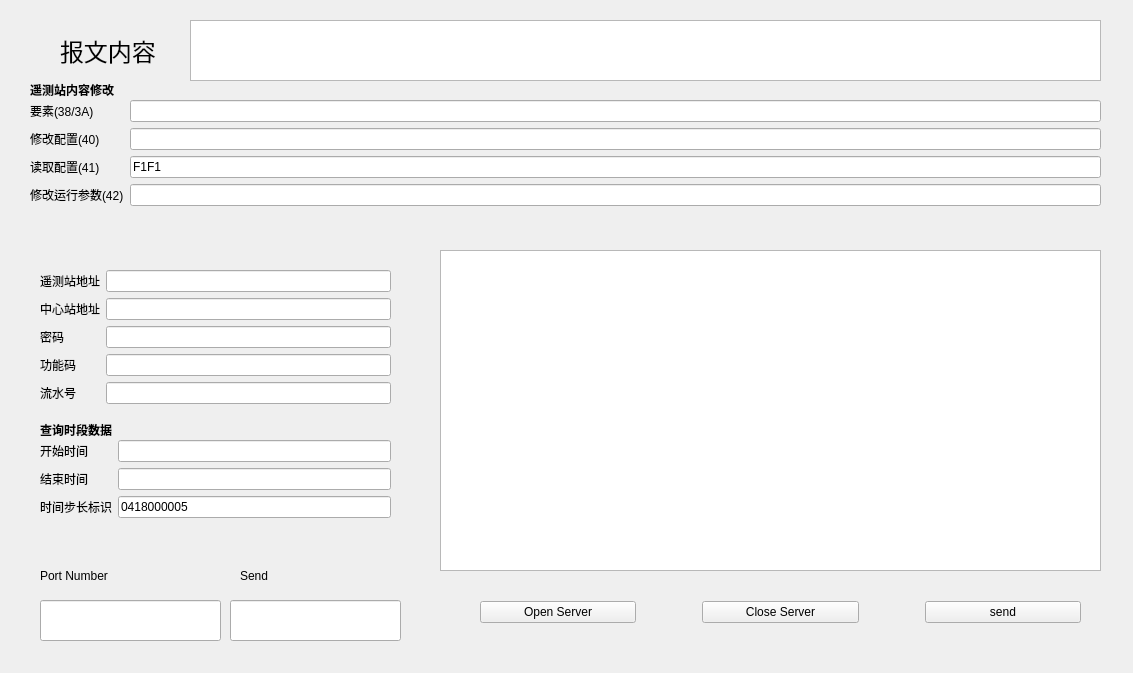
<?xml version="1.0" encoding="UTF-8"?>
<ui version="4.0">
 <class>Widget</class>
 <widget class="QWidget" name="Widget">
  <property name="geometry">
   <rect>
    <x>0</x>
    <y>0</y>
    <width>1133</width>
    <height>673</height>
   </rect>
  </property>
  <property name="windowTitle">
   <string>Widget</string>
  </property>
  <widget class="QPlainTextEdit" name="ReceivePTE">
   <property name="geometry">
    <rect>
     <x>440</x>
     <y>250</y>
     <width>661</width>
     <height>321</height>
    </rect>
   </property>
  </widget>
  <widget class="QLineEdit" name="PortLE">
   <property name="geometry">
    <rect>
     <x>40</x>
     <y>600</y>
     <width>181</width>
     <height>41</height>
    </rect>
   </property>
  </widget>
  <widget class="QLineEdit" name="SendLE">
   <property name="geometry">
    <rect>
     <x>230</x>
     <y>600</y>
     <width>171</width>
     <height>41</height>
    </rect>
   </property>
  </widget>
  <widget class="QLabel" name="label_2">
   <property name="geometry">
    <rect>
     <x>40</x>
     <y>560</y>
     <width>141</width>
     <height>31</height>
    </rect>
   </property>
   <property name="text">
    <string>Port Number</string>
   </property>
  </widget>
  <widget class="QLabel" name="label_3">
   <property name="geometry">
    <rect>
     <x>240</x>
     <y>570</y>
     <width>54</width>
     <height>12</height>
    </rect>
   </property>
   <property name="text">
    <string>Send</string>
   </property>
  </widget>
  <widget class="QWidget" name="layoutWidget">
   <property name="geometry">
    <rect>
     <x>480</x>
     <y>600</y>
     <width>601</width>
     <height>25</height>
    </rect>
   </property>
   <layout class="QHBoxLayout" name="horizontalLayout">
    <item>
     <widget class="QPushButton" name="OpenServerPB">
      <property name="text">
       <string>Open Server</string>
      </property>
     </widget>
    </item>
    <item>
     <spacer name="horizontalSpacer">
      <property name="orientation">
       <enum>Qt::Horizontal</enum>
      </property>
      <property name="sizeType">
       <enum>QSizePolicy::Fixed</enum>
      </property>
      <property name="sizeHint" stdset="0">
       <size>
        <width>60</width>
        <height>20</height>
       </size>
      </property>
     </spacer>
    </item>
    <item>
     <widget class="QPushButton" name="CloseServerPB">
      <property name="text">
       <string>Close Server</string>
      </property>
     </widget>
    </item>
    <item>
     <spacer name="horizontalSpacer_2">
      <property name="orientation">
       <enum>Qt::Horizontal</enum>
      </property>
      <property name="sizeType">
       <enum>QSizePolicy::Fixed</enum>
      </property>
      <property name="sizeHint" stdset="0">
       <size>
        <width>60</width>
        <height>20</height>
       </size>
      </property>
     </spacer>
    </item>
    <item>
     <widget class="QPushButton" name="SendPB">
      <property name="text">
       <string>send</string>
      </property>
     </widget>
    </item>
   </layout>
  </widget>
  <widget class="QWidget" name="formLayoutWidget">
   <property name="geometry">
    <rect>
     <x>40</x>
     <y>270</y>
     <width>351</width>
     <height>141</height>
    </rect>
   </property>
   <layout class="QFormLayout" name="formLayout">
    <item row="0" column="0">
     <widget class="QLabel" name="label_4">
      <property name="text">
       <string>遥测站地址</string>
      </property>
     </widget>
    </item>
    <item row="0" column="1">
     <widget class="QLineEdit" name="siteID_LE"/>
    </item>
    <item row="1" column="0">
     <widget class="QLabel" name="label_5">
      <property name="text">
       <string>中心站地址</string>
      </property>
     </widget>
    </item>
    <item row="1" column="1">
     <widget class="QLineEdit" name="centerID"/>
    </item>
    <item row="2" column="0">
     <widget class="QLabel" name="label_6">
      <property name="text">
       <string>密码</string>
      </property>
     </widget>
    </item>
    <item row="2" column="1">
     <widget class="QLineEdit" name="password_LE"/>
    </item>
    <item row="3" column="0">
     <widget class="QLabel" name="label_7">
      <property name="text">
       <string>功能码</string>
      </property>
     </widget>
    </item>
    <item row="3" column="1">
     <widget class="QLineEdit" name="FunctionCode"/>
    </item>
    <item row="4" column="0">
     <widget class="QLabel" name="label_9">
      <property name="text">
       <string>流水号</string>
      </property>
     </widget>
    </item>
    <item row="4" column="1">
     <widget class="QLineEdit" name="serialNUM"/>
    </item>
   </layout>
  </widget>
  <widget class="QPlainTextEdit" name="MessageDisplay">
   <property name="geometry">
    <rect>
     <x>190</x>
     <y>20</y>
     <width>911</width>
     <height>61</height>
    </rect>
   </property>
  </widget>
  <widget class="QLabel" name="label_11">
   <property name="geometry">
    <rect>
     <x>60</x>
     <y>30</y>
     <width>121</width>
     <height>41</height>
    </rect>
   </property>
   <property name="font">
    <font>
     <pointsize>18</pointsize>
    </font>
   </property>
   <property name="text">
    <string>报文内容</string>
   </property>
  </widget>
  <widget class="QWidget" name="formLayoutWidget_2">
   <property name="geometry">
    <rect>
     <x>40</x>
     <y>440</y>
     <width>351</width>
     <height>111</height>
    </rect>
   </property>
   <layout class="QFormLayout" name="formLayout_2">
    <item row="0" column="0">
     <widget class="QLabel" name="label_10">
      <property name="text">
       <string>开始时间</string>
      </property>
     </widget>
    </item>
    <item row="0" column="1">
     <widget class="QLineEdit" name="TimeBegin"/>
    </item>
    <item row="1" column="0">
     <widget class="QLabel" name="label_12">
      <property name="text">
       <string>结束时间</string>
      </property>
     </widget>
    </item>
    <item row="1" column="1">
     <widget class="QLineEdit" name="TimeEnd"/>
    </item>
    <item row="2" column="0">
     <widget class="QLabel" name="label_13">
      <property name="text">
       <string>时间步长标识</string>
      </property>
     </widget>
    </item>
    <item row="2" column="1">
     <widget class="QLineEdit" name="TimeInterval">
      <property name="text">
       <string>0418000005</string>
      </property>
     </widget>
    </item>
   </layout>
  </widget>
  <widget class="QLabel" name="label_15">
   <property name="geometry">
    <rect>
     <x>40</x>
     <y>420</y>
     <width>91</width>
     <height>20</height>
    </rect>
   </property>
   <property name="font">
    <font>
     <weight>75</weight>
     <bold>true</bold>
    </font>
   </property>
   <property name="text">
    <string>查询时段数据</string>
   </property>
  </widget>
  <widget class="QWidget" name="formLayoutWidget_3">
   <property name="geometry">
    <rect>
     <x>30</x>
     <y>100</y>
     <width>1071</width>
     <height>131</height>
    </rect>
   </property>
   <layout class="QFormLayout" name="formLayout_3">
    <item row="0" column="0">
     <widget class="QLabel" name="label_14">
      <property name="text">
       <string>要素(38/3A)</string>
      </property>
     </widget>
    </item>
    <item row="1" column="0">
     <widget class="QLabel" name="label_16">
      <property name="text">
       <string>修改配置(40)</string>
      </property>
     </widget>
    </item>
    <item row="1" column="1">
     <widget class="QLineEdit" name="ChangeConfig"/>
    </item>
    <item row="0" column="1">
     <widget class="QLineEdit" name="ElementIdentity"/>
    </item>
    <item row="2" column="0">
     <widget class="QLabel" name="label_17">
      <property name="text">
       <string>读取配置(41)</string>
      </property>
     </widget>
    </item>
    <item row="2" column="1">
     <widget class="QLineEdit" name="ReadConfig">
      <property name="text">
       <string>F1F1</string>
      </property>
     </widget>
    </item>
    <item row="3" column="0">
     <widget class="QLabel" name="label_18">
      <property name="text">
       <string>修改运行参数(42)</string>
      </property>
     </widget>
    </item>
    <item row="3" column="1">
     <widget class="QLineEdit" name="RunningParameter"/>
    </item>
   </layout>
  </widget>
  <widget class="QLabel" name="label_20">
   <property name="geometry">
    <rect>
     <x>30</x>
     <y>80</y>
     <width>91</width>
     <height>20</height>
    </rect>
   </property>
   <property name="font">
    <font>
     <weight>75</weight>
     <bold>true</bold>
    </font>
   </property>
   <property name="text">
    <string>遥测站内容修改</string>
   </property>
  </widget>
 </widget>
 <resources/>
 <connections/>
</ui>
